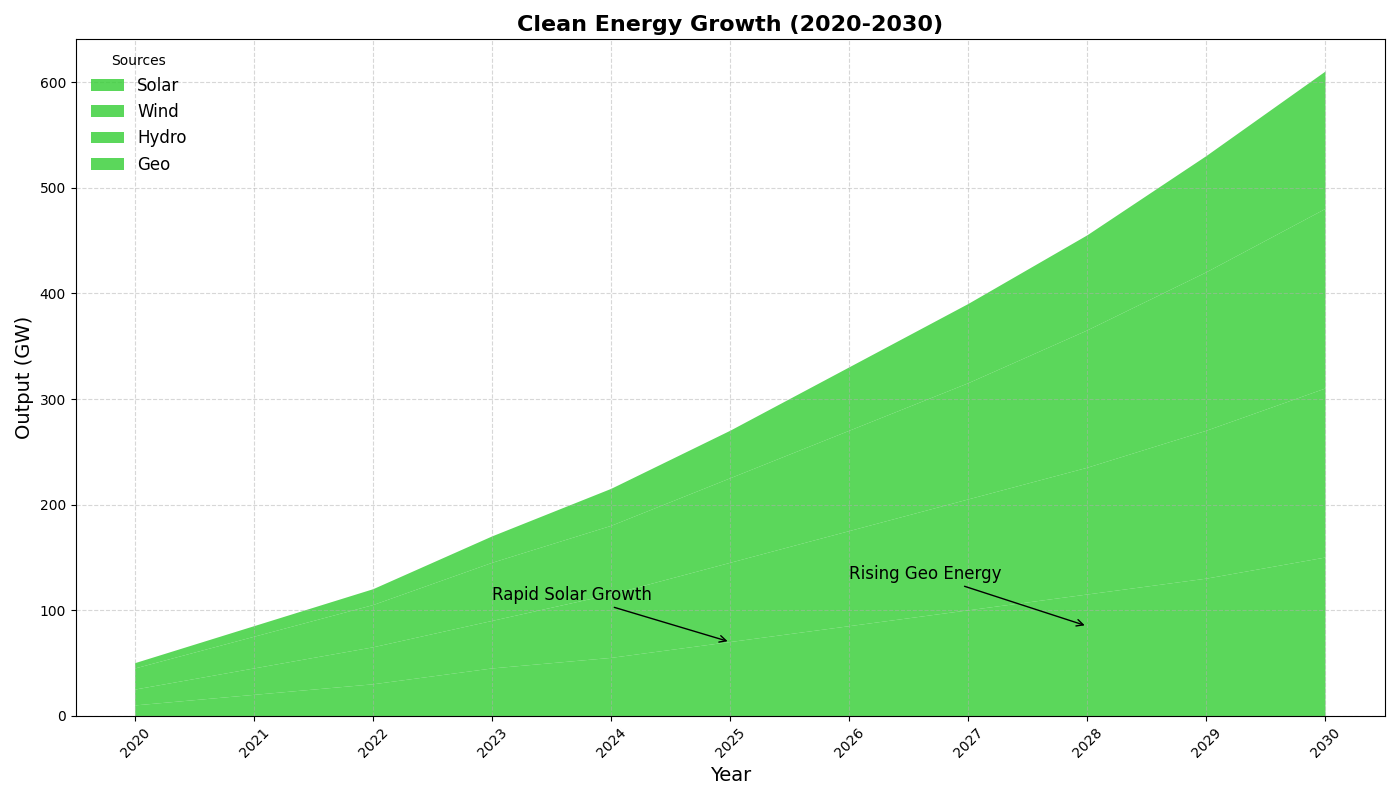

Generate this figure with Python:
import matplotlib.pyplot as plt
import numpy as np

years = np.arange(2020, 2031)

solar_energy = [10, 20, 30, 45, 55, 70, 85, 100, 115, 130, 150]
wind_energy = [15, 25, 35, 45, 60, 75, 90, 105, 120, 140, 160]
hydro_energy = [20, 30, 40, 55, 65, 80, 95, 110, 130, 150, 170]
geothermal_energy = [5, 10, 15, 25, 35, 45, 60, 75, 90, 110, 130]

single_color = '#32CD32'  # Consistent color applied to all data groups

fig, ax = plt.subplots(figsize=(14, 8))

ax.stackplot(years, solar_energy, wind_energy, hydro_energy, geothermal_energy, 
             labels=['Solar', 'Wind', 'Hydro', 'Geo'],
             colors=[single_color]*4, alpha=0.8)

ax.set_title('Clean Energy Growth (2020-2030)', fontsize=16, fontweight='bold', ha='center')
ax.set_xlabel('Year', fontsize=14)
ax.set_ylabel('Output (GW)', fontsize=14)

ax.set_xticks(years)
ax.set_xticklabels(years, rotation=45)

ax.legend(loc='upper left', fontsize=12, title='Sources', frameon=False)

ax.grid(True, linestyle='--', alpha=0.5)

ax.annotate('Rapid Solar Growth', xy=(2025, 70), xytext=(2023, 110),
            arrowprops=dict(facecolor='black', arrowstyle='->'),
            fontsize=12, color='black')

ax.annotate('Rising Geo Energy', xy=(2028, 85), xytext=(2026, 130),
            arrowprops=dict(facecolor='black', arrowstyle='->'),
            fontsize=12, color='black')

plt.tight_layout()
plt.show()
